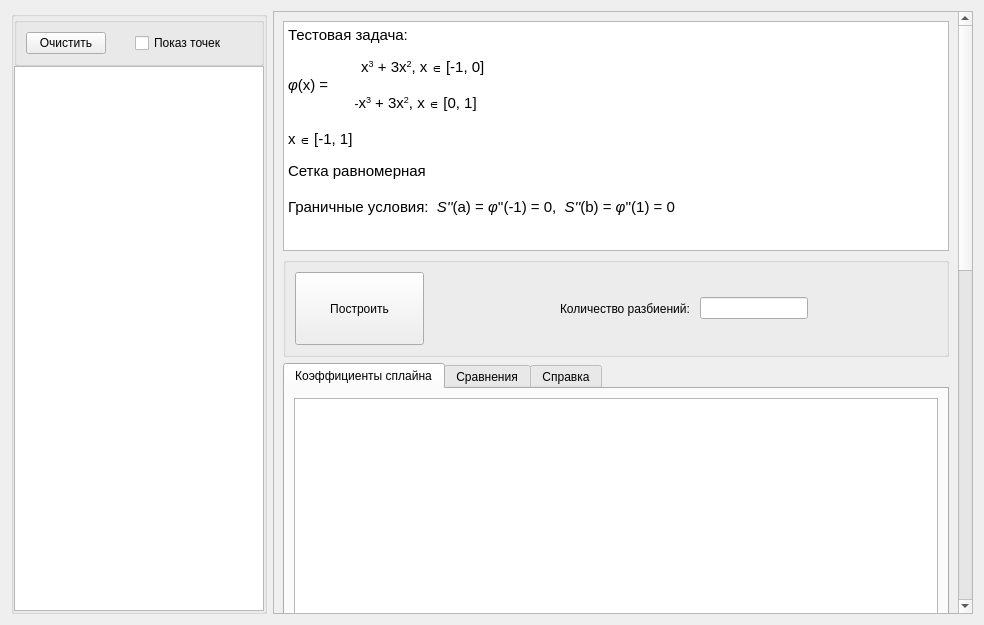
<?xml version="1.0" encoding="UTF-8"?>
<ui version="4.0">
 <class>taskUI</class>
 <widget class="QWidget" name="taskUI">
  <property name="geometry">
   <rect>
    <x>0</x>
    <y>0</y>
    <width>984</width>
    <height>625</height>
   </rect>
  </property>
  <property name="windowTitle">
   <string>Form</string>
  </property>
  <layout class="QHBoxLayout" name="horizontalLayout">
   <item>
    <widget class="QGroupBox" name="groupBox_2">
     <property name="title">
      <string/>
     </property>
     <layout class="QGridLayout" name="gridLayout_4">
      <property name="leftMargin">
       <number>0</number>
      </property>
      <property name="topMargin">
       <number>0</number>
      </property>
      <property name="rightMargin">
       <number>0</number>
      </property>
      <property name="bottomMargin">
       <number>0</number>
      </property>
      <property name="spacing">
       <number>0</number>
      </property>
      <item row="1" column="0">
       <widget class="QGraphicsView" name="graphicsView"/>
      </item>
      <item row="0" column="0">
       <widget class="QGroupBox" name="groupBox_3">
        <property name="sizePolicy">
         <sizepolicy hsizetype="Preferred" vsizetype="Fixed">
          <horstretch>0</horstretch>
          <verstretch>0</verstretch>
         </sizepolicy>
        </property>
        <property name="minimumSize">
         <size>
          <width>0</width>
          <height>40</height>
         </size>
        </property>
        <property name="title">
         <string/>
        </property>
        <layout class="QGridLayout" name="gridLayout_5">
         <item row="0" column="0">
          <widget class="QPushButton" name="pushButton_2">
           <property name="text">
            <string>Очистить</string>
           </property>
          </widget>
         </item>
         <item row="0" column="2">
          <widget class="QCheckBox" name="checkBox">
           <property name="text">
            <string>Показ точек</string>
           </property>
          </widget>
         </item>
         <item row="0" column="1">
          <spacer name="horizontalSpacer_3">
           <property name="orientation">
            <enum>Qt::Horizontal</enum>
           </property>
           <property name="sizeHint" stdset="0">
            <size>
             <width>40</width>
             <height>20</height>
            </size>
           </property>
          </spacer>
         </item>
         <item row="0" column="3">
          <spacer name="horizontalSpacer_4">
           <property name="orientation">
            <enum>Qt::Horizontal</enum>
           </property>
           <property name="sizeHint" stdset="0">
            <size>
             <width>40</width>
             <height>20</height>
            </size>
           </property>
          </spacer>
         </item>
        </layout>
       </widget>
      </item>
     </layout>
    </widget>
   </item>
   <item>
    <widget class="QScrollArea" name="scrollArea">
     <property name="sizePolicy">
      <sizepolicy hsizetype="Minimum" vsizetype="Minimum">
       <horstretch>0</horstretch>
       <verstretch>0</verstretch>
      </sizepolicy>
     </property>
     <property name="minimumSize">
      <size>
       <width>700</width>
       <height>0</height>
      </size>
     </property>
     <property name="widgetResizable">
      <bool>true</bool>
     </property>
     <widget class="QWidget" name="scrollAreaWidgetContents">
      <property name="geometry">
       <rect>
        <x>0</x>
        <y>0</y>
        <width>684</width>
        <height>1410</height>
       </rect>
      </property>
      <layout class="QVBoxLayout" name="verticalLayout">
       <item>
        <widget class="QTextBrowser" name="textBrowser">
         <property name="sizePolicy">
          <sizepolicy hsizetype="Minimum" vsizetype="Fixed">
           <horstretch>0</horstretch>
           <verstretch>0</verstretch>
          </sizepolicy>
         </property>
         <property name="minimumSize">
          <size>
           <width>0</width>
           <height>230</height>
          </size>
         </property>
         <property name="html">
          <string>&lt;!DOCTYPE HTML PUBLIC &quot;-//W3C//DTD HTML 4.0//EN&quot; &quot;http://www.w3.org/TR/REC-html40/strict.dtd&quot;&gt;
&lt;html&gt;&lt;head&gt;&lt;meta name=&quot;qrichtext&quot; content=&quot;1&quot; /&gt;&lt;meta charset=&quot;utf-8&quot; /&gt;&lt;style type=&quot;text/css&quot;&gt;
p, li { white-space: pre-wrap; }
hr { height: 1px; border-width: 0; }
li.unchecked::marker { content: &quot;\2610&quot;; }
li.checked::marker { content: &quot;\2612&quot;; }
&lt;/style&gt;&lt;/head&gt;&lt;body style=&quot; font-family:'Segoe UI'; font-size:9pt; font-weight:400; font-style:normal;&quot;&gt;
&lt;p style=&quot; margin-top:0px; margin-bottom:0px; margin-left:0px; margin-right:0px; -qt-block-indent:0; text-indent:0px;&quot;&gt;&lt;span style=&quot; font-size:11pt;&quot;&gt;Тестовая задача:&lt;/span&gt;&lt;/p&gt;
&lt;p style=&quot;-qt-paragraph-type:empty; margin-top:0px; margin-bottom:0px; margin-left:0px; margin-right:0px; -qt-block-indent:0; text-indent:0px;&quot;&gt;&lt;br /&gt;&lt;/p&gt;
&lt;p style=&quot; margin-top:0px; margin-bottom:0px; margin-left:0px; margin-right:0px; -qt-block-indent:0; text-indent:0px;&quot;&gt;                      &lt;span style=&quot; font-size:11pt;&quot;&gt;x&lt;/span&gt;&lt;span style=&quot; font-size:11pt; vertical-align:super;&quot;&gt;3&lt;/span&gt;&lt;span style=&quot; font-size:11pt;&quot;&gt; + 3x&lt;/span&gt;&lt;span style=&quot; font-size:11pt; vertical-align:super;&quot;&gt;2&lt;/span&gt;&lt;span style=&quot; font-size:11pt;&quot;&gt;, x&lt;/span&gt; ∈ &lt;span style=&quot; font-size:11pt;&quot;&gt;[-1, 0]&lt;/span&gt;&lt;/p&gt;
&lt;p style=&quot; margin-top:0px; margin-bottom:0px; margin-left:0px; margin-right:0px; -qt-block-indent:0; text-indent:0px;&quot;&gt;&lt;span style=&quot; font-size:11pt; font-style:italic;&quot;&gt;φ&lt;/span&gt;&lt;span style=&quot; font-size:11pt;&quot;&gt;(x) =&lt;/span&gt; &lt;/p&gt;
&lt;p style=&quot; margin-top:0px; margin-bottom:0px; margin-left:0px; margin-right:0px; -qt-block-indent:0; text-indent:0px;&quot;&gt;                    -&lt;span style=&quot; font-size:11pt;&quot;&gt;x&lt;/span&gt;&lt;span style=&quot; font-size:11pt; vertical-align:super;&quot;&gt;3&lt;/span&gt;&lt;span style=&quot; font-size:11pt;&quot;&gt; + 3x&lt;/span&gt;&lt;span style=&quot; font-size:11pt; vertical-align:super;&quot;&gt;2&lt;/span&gt;&lt;span style=&quot; font-size:11pt;&quot;&gt;, x&lt;/span&gt; ∈ &lt;span style=&quot; font-size:11pt;&quot;&gt;[0, 1]&lt;/span&gt;&lt;/p&gt;
&lt;p style=&quot;-qt-paragraph-type:empty; margin-top:0px; margin-bottom:0px; margin-left:0px; margin-right:0px; -qt-block-indent:0; text-indent:0px; font-size:11pt;&quot;&gt;&lt;br /&gt;&lt;/p&gt;
&lt;p style=&quot; margin-top:0px; margin-bottom:0px; margin-left:0px; margin-right:0px; -qt-block-indent:0; text-indent:0px;&quot;&gt;&lt;span style=&quot; font-size:11pt;&quot;&gt;x&lt;/span&gt; ∈ &lt;span style=&quot; font-size:11pt;&quot;&gt;[-1, 1]&lt;/span&gt;&lt;/p&gt;
&lt;p style=&quot;-qt-paragraph-type:empty; margin-top:0px; margin-bottom:0px; margin-left:0px; margin-right:0px; -qt-block-indent:0; text-indent:0px;&quot;&gt;&lt;br /&gt;&lt;/p&gt;
&lt;p style=&quot; margin-top:0px; margin-bottom:0px; margin-left:0px; margin-right:0px; -qt-block-indent:0; text-indent:0px;&quot;&gt;&lt;span style=&quot; font-size:11pt;&quot;&gt;Сетка равномерная&lt;/span&gt;&lt;/p&gt;
&lt;p style=&quot;-qt-paragraph-type:empty; margin-top:0px; margin-bottom:0px; margin-left:0px; margin-right:0px; -qt-block-indent:0; text-indent:0px; font-size:11pt;&quot;&gt;&lt;br /&gt;&lt;/p&gt;
&lt;p style=&quot; margin-top:0px; margin-bottom:0px; margin-left:0px; margin-right:0px; -qt-block-indent:0; text-indent:0px;&quot;&gt;&lt;span style=&quot; font-size:11pt;&quot;&gt;Граничные условия:  &lt;/span&gt;&lt;span style=&quot; font-size:11pt; font-style:italic;&quot;&gt;S''&lt;/span&gt;&lt;span style=&quot; font-size:11pt;&quot;&gt;(a) = &lt;/span&gt;&lt;span style=&quot; font-size:11pt; font-style:italic;&quot;&gt;φ&lt;/span&gt;&lt;span style=&quot; font-size:11pt;&quot;&gt;''(-1) = 0,  &lt;/span&gt;&lt;span style=&quot; font-size:11pt; font-style:italic;&quot;&gt;S''&lt;/span&gt;&lt;span style=&quot; font-size:11pt;&quot;&gt;(b) = &lt;/span&gt;&lt;span style=&quot; font-size:11pt; font-style:italic;&quot;&gt;φ&lt;/span&gt;&lt;span style=&quot; font-size:11pt;&quot;&gt;''(1) = 0&lt;/span&gt;&lt;/p&gt;&lt;/body&gt;&lt;/html&gt;</string>
         </property>
        </widget>
       </item>
       <item>
        <widget class="QGroupBox" name="groupBox">
         <property name="sizePolicy">
          <sizepolicy hsizetype="Minimum" vsizetype="Fixed">
           <horstretch>0</horstretch>
           <verstretch>0</verstretch>
          </sizepolicy>
         </property>
         <property name="minimumSize">
          <size>
           <width>0</width>
           <height>100</height>
          </size>
         </property>
         <property name="title">
          <string/>
         </property>
         <layout class="QGridLayout" name="gridLayout">
          <item row="0" column="4">
           <widget class="QLineEdit" name="lineEdit">
            <property name="sizePolicy">
             <sizepolicy hsizetype="Minimum" vsizetype="Fixed">
              <horstretch>0</horstretch>
              <verstretch>0</verstretch>
             </sizepolicy>
            </property>
           </widget>
          </item>
          <item row="0" column="0">
           <widget class="QPushButton" name="pushButton">
            <property name="sizePolicy">
             <sizepolicy hsizetype="Expanding" vsizetype="Expanding">
              <horstretch>0</horstretch>
              <verstretch>0</verstretch>
             </sizepolicy>
            </property>
            <property name="text">
             <string>Построить</string>
            </property>
           </widget>
          </item>
          <item row="0" column="2">
           <widget class="QLabel" name="label">
            <property name="sizePolicy">
             <sizepolicy hsizetype="Minimum" vsizetype="Minimum">
              <horstretch>0</horstretch>
              <verstretch>0</verstretch>
             </sizepolicy>
            </property>
            <property name="text">
             <string>Количество разбиений: </string>
            </property>
           </widget>
          </item>
          <item row="0" column="1">
           <spacer name="horizontalSpacer">
            <property name="orientation">
             <enum>Qt::Horizontal</enum>
            </property>
            <property name="sizeHint" stdset="0">
             <size>
              <width>40</width>
              <height>20</height>
             </size>
            </property>
           </spacer>
          </item>
          <item row="0" column="5">
           <spacer name="horizontalSpacer_2">
            <property name="orientation">
             <enum>Qt::Horizontal</enum>
            </property>
            <property name="sizeHint" stdset="0">
             <size>
              <width>40</width>
              <height>20</height>
             </size>
            </property>
           </spacer>
          </item>
         </layout>
        </widget>
       </item>
       <item>
        <widget class="QTabWidget" name="tabWidget">
         <property name="currentIndex">
          <number>0</number>
         </property>
         <widget class="QWidget" name="tab">
          <attribute name="title">
           <string>Коэффициенты сплайна</string>
          </attribute>
          <layout class="QGridLayout" name="gridLayout_3">
           <item row="0" column="0">
            <widget class="QTableWidget" name="tableWidget">
             <property name="minimumSize">
              <size>
               <width>0</width>
               <height>1000</height>
              </size>
             </property>
            </widget>
           </item>
          </layout>
         </widget>
         <widget class="QWidget" name="tab_3">
          <attribute name="title">
           <string>Сравнения</string>
          </attribute>
          <layout class="QGridLayout" name="gridLayout_6">
           <item row="0" column="0">
            <widget class="QTableWidget" name="tableWidget_2">
             <property name="sizePolicy">
              <sizepolicy hsizetype="Minimum" vsizetype="Expanding">
               <horstretch>0</horstretch>
               <verstretch>0</verstretch>
              </sizepolicy>
             </property>
             <property name="minimumSize">
              <size>
               <width>0</width>
               <height>1000</height>
              </size>
             </property>
            </widget>
           </item>
          </layout>
         </widget>
         <widget class="QWidget" name="tab_2">
          <attribute name="title">
           <string>Справка</string>
          </attribute>
          <layout class="QGridLayout" name="gridLayout_2">
           <item row="0" column="0">
            <widget class="QTextEdit" name="textEdit">
             <property name="readOnly">
              <bool>true</bool>
             </property>
             <property name="html">
              <string>&lt;!DOCTYPE HTML PUBLIC &quot;-//W3C//DTD HTML 4.0//EN&quot; &quot;http://www.w3.org/TR/REC-html40/strict.dtd&quot;&gt;
&lt;html&gt;&lt;head&gt;&lt;meta name=&quot;qrichtext&quot; content=&quot;1&quot; /&gt;&lt;meta charset=&quot;utf-8&quot; /&gt;&lt;style type=&quot;text/css&quot;&gt;
p, li { white-space: pre-wrap; }
hr { height: 1px; border-width: 0; }
li.unchecked::marker { content: &quot;\2610&quot;; }
li.checked::marker { content: &quot;\2612&quot;; }
&lt;/style&gt;&lt;/head&gt;&lt;body style=&quot; font-family:'Segoe UI'; font-size:9pt; font-weight:400; font-style:normal;&quot;&gt;
&lt;p align=&quot;center&quot; style=&quot; margin-top:0px; margin-bottom:0px; margin-left:0px; margin-right:0px; -qt-block-indent:0; text-indent:0px;&quot;&gt;&lt;span style=&quot; font-size:11pt;&quot;&gt;Справка &lt;/span&gt;&lt;/p&gt;
&lt;p align=&quot;justify&quot; style=&quot; margin-top:0px; margin-bottom:0px; margin-left:0px; margin-right:0px; -qt-block-indent:0; text-indent:0px;&quot;&gt;&lt;span style=&quot; font-size:11pt;&quot;&gt;Сетка сплайна: n = &lt;/span&gt;&lt;/p&gt;
&lt;p align=&quot;justify&quot; style=&quot; margin-top:0px; margin-bottom:0px; margin-left:0px; margin-right:0px; -qt-block-indent:0; text-indent:0px;&quot;&gt;&lt;span style=&quot; font-size:11pt;&quot;&gt; &lt;/span&gt;&lt;/p&gt;
&lt;p align=&quot;justify&quot; style=&quot; margin-top:0px; margin-bottom:0px; margin-left:0px; margin-right:0px; -qt-block-indent:0; text-indent:0px;&quot;&gt;&lt;span style=&quot; font-size:11pt;&quot;&gt;Контрольная сетка: N = &lt;/span&gt;&lt;/p&gt;
&lt;p align=&quot;justify&quot; style=&quot; margin-top:0px; margin-bottom:0px; margin-left:0px; margin-right:0px; -qt-block-indent:0; text-indent:0px;&quot;&gt;&lt;span style=&quot; font-size:11pt;&quot;&gt; &lt;/span&gt;&lt;/p&gt;
&lt;p align=&quot;justify&quot; style=&quot; margin-top:0px; margin-bottom:0px; margin-left:0px; margin-right:0px; -qt-block-indent:0; text-indent:0px;&quot;&gt;&lt;span style=&quot; font-size:11pt;&quot;&gt;Погрешность сплайна на контрольной сетке:&lt;/span&gt;&lt;/p&gt;
&lt;p align=&quot;justify&quot; style=&quot; margin-top:0px; margin-bottom:0px; margin-left:0px; margin-right:0px; -qt-block-indent:0; text-indent:0px;&quot;&gt;&lt;span style=&quot; font-size:11pt;&quot;&gt;max |&lt;/span&gt;&lt;span style=&quot; font-size:11pt; font-style:italic;&quot;&gt;F&lt;/span&gt;&lt;span style=&quot; font-size:11pt;&quot;&gt;(xj) - &lt;/span&gt;&lt;span style=&quot; font-size:11pt; font-style:italic;&quot;&gt;S&lt;/span&gt;&lt;span style=&quot; font-size:11pt;&quot;&gt;(xj)| =  при x = &lt;/span&gt;&lt;/p&gt;
&lt;p align=&quot;justify&quot; style=&quot; margin-top:0px; margin-bottom:0px; margin-left:0px; margin-right:0px; -qt-block-indent:0; text-indent:0px;&quot;&gt;&lt;span style=&quot; font-size:11pt;&quot;&gt; &lt;/span&gt;&lt;/p&gt;
&lt;p align=&quot;justify&quot; style=&quot; margin-top:0px; margin-bottom:0px; margin-left:0px; margin-right:0px; -qt-block-indent:0; text-indent:0px;&quot;&gt;&lt;span style=&quot; font-size:11pt;&quot;&gt;Погрешность производной на контрольной сетке:&lt;/span&gt;&lt;/p&gt;
&lt;p align=&quot;justify&quot; style=&quot; margin-top:0px; margin-bottom:0px; margin-left:0px; margin-right:0px; -qt-block-indent:0; text-indent:0px;&quot;&gt;&lt;span style=&quot; font-size:11pt;&quot;&gt;max |&lt;/span&gt;&lt;span style=&quot; font-size:11pt; font-style:italic;&quot;&gt;F'&lt;/span&gt;&lt;span style=&quot; font-size:11pt;&quot;&gt;(xj) - &lt;/span&gt;&lt;span style=&quot; font-size:11pt; font-style:italic;&quot;&gt;S'&lt;/span&gt;&lt;span style=&quot; font-size:11pt;&quot;&gt;(xj)| =  при x = &lt;/span&gt;&lt;/p&gt;
&lt;p align=&quot;justify&quot; style=&quot; margin-top:0px; margin-bottom:0px; margin-left:0px; margin-right:0px; -qt-block-indent:0; text-indent:0px;&quot;&gt;&lt;span style=&quot; font-size:11pt;&quot;&gt; &lt;/span&gt;&lt;/p&gt;
&lt;p align=&quot;justify&quot; style=&quot; margin-top:0px; margin-bottom:0px; margin-left:0px; margin-right:0px; -qt-block-indent:0; text-indent:0px;&quot;&gt;&lt;span style=&quot; font-size:11pt;&quot;&gt;Погрешность второй производной на контрольной сетке (опция):&lt;/span&gt;&lt;/p&gt;
&lt;p align=&quot;justify&quot; style=&quot; margin-top:0px; margin-bottom:0px; margin-left:0px; margin-right:0px; -qt-block-indent:0; text-indent:0px;&quot;&gt;&lt;span style=&quot; font-size:11pt;&quot;&gt;max |&lt;/span&gt;&lt;span style=&quot; font-size:11pt; font-style:italic;&quot;&gt;F''&lt;/span&gt;&lt;span style=&quot; font-size:11pt;&quot;&gt;(xj) - &lt;/span&gt;&lt;span style=&quot; font-size:11pt; font-style:italic;&quot;&gt;S''&lt;/span&gt;&lt;span style=&quot; font-size:11pt;&quot;&gt;(xj)| =  при x = &lt;/span&gt;&lt;/p&gt;&lt;/body&gt;&lt;/html&gt;</string>
             </property>
            </widget>
           </item>
          </layout>
         </widget>
        </widget>
       </item>
      </layout>
     </widget>
    </widget>
   </item>
  </layout>
 </widget>
 <resources/>
 <connections/>
</ui>
